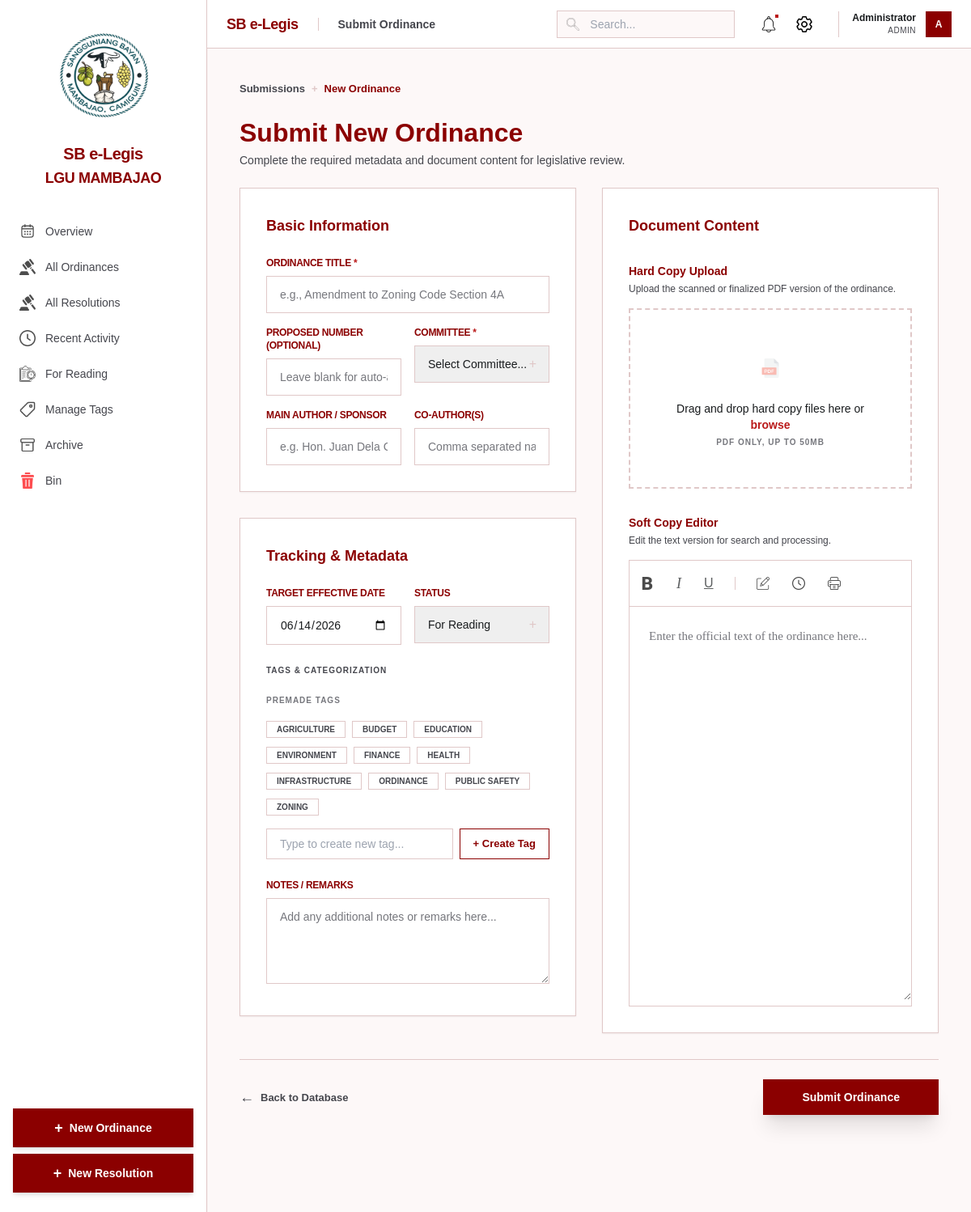
The app's page /submit.php (signed in) with its own data.
### tables this page shows
CREATE TABLE IF NOT EXISTS tags (
    id INT AUTO_INCREMENT PRIMARY KEY,
    name VARCHAR(50) NOT NULL UNIQUE,
    color_theme VARCHAR(20) DEFAULT 'tc-blue',
    description VARCHAR(255)
);

### submit.php (the view, shortened to what this page needs)
<?php
require_once 'includes/db.php';
$is_edit = isset($_GET['id']);
$ord_id = $is_edit ? (int)$_GET['id'] : null;
$ord_data = null;
$all_tags = $pdo->query("SELECT * FROM tags ORDER BY name")->fetchAll();
include 'includes/header.php';
?>
<div class="space-y-6 max-w-[1440px] mx-auto pb-20">
    <div class="flex items-center gap-2 text-[13px] font-bold text-on-surface-variant">
        <a href="database" class="hover:text-navy transition-colors">Submissions</a>
        <span class="text-outline-variant">+</span>
        <span class="text-navy">New Ordinance</span>
    </div>
    <div>
        <h1 class="text-[32px] font-bold text-navy leading-tight">Submit New Ordinance</h1>
        <p class="text-sm text-on-surface-variant mt-1">Complete the required metadata and document content for legislative review.</p>
    </div>
    <form action="submit.php<?php echo $is_edit ? '?id='.$ord_id : ''; ?>" method="POST" enctype="multipart/form-data" class="grid grid-cols-1 lg:grid-cols-2 gap-8 items-start">
        <div class="space-y-8">
            <div class="bg-white rounded-lg border border-outline-variant shadow-sm p-8 space-y-6">
                <h3 class="text-lg font-bold text-navy">Basic Information</h3>
                <div class="space-y-4">
                    <div>
                        <label class="block text-xs font-bold text-navy mb-2 uppercase tracking-tight">Ordinance Title <span class="text-error">*</span></label>
                        <input type="text" name="title" required value="<?php echo $is_edit ? htmlspecialchars($ord_data['title']) : ''; ?>"
                               class="w-full px-4 py-3 bg-surface-container-lowest border border-outline-variant rounded focus:outline-none focus:border-navy text-sm placeholder:text-outline"
                               placeholder="e.g., Amendment to Zoning Code Section 4A">
                    </div>
                    <div class="grid grid-cols-2 gap-4">
                        <div>
                            <label class="block text-xs font-bold text-navy mb-2 uppercase tracking-tight">Proposed Number (Optional)</label>
                            <input type="text" name="ord_number" value="<?php echo $is_edit ? htmlspecialchars($ord_data['ordinance_number']) : ''; ?>"
                                   class="w-full px-4 py-3 bg-surface-container-lowest border border-outline-variant rounded focus:outline-none focus:border-navy text-sm placeholder:text-outline"
                                   placeholder="Leave blank for auto-assignment">
                        </div>
                        <div>
                            <label class="block text-xs font-bold text-navy mb-2 uppercase tracking-tight">Committee <span class="text-error">*</span></label>
                            <div class="relative">
                                <select name="department" required class="w-full px-4 py-3 bg-surface-container-lowest border border-outline-variant rounded focus:outline-none focus:border-navy text-sm appearance-none">
                                    <option value="" disabled <?php echo !$is_edit ? 'selected' : ''; ?>>Select Committee...</option>
                                </select>
                                <span class="absolute right-4 top-1/2 -translate-y-1/2 text-outline-variant">+</span>
                            </div>
                        </div>
                    </div>
                    <div class="grid grid-cols-2 gap-4">
                        <div>
                            <label class="block text-xs font-bold text-navy mb-2 uppercase tracking-tight">Main Author / Sponsor</label>
                            <input type="text" name="sponsor" value="<?php echo $is_edit ? htmlspecialchars($ord_data['main_author']) : ''; ?>"
                                   class="w-full px-4 py-3 bg-surface-container-lowest border border-outline-variant rounded focus:outline-none focus:border-navy text-sm placeholder:text-outline"
                                   placeholder="e.g. Hon. Juan Dela Cruz">
                        </div>
                        <div>
                            <label class="block text-xs font-bold text-navy mb-2 uppercase tracking-tight">Co-Author(S)</label>
                            <input type="text" name="co_authors" value="<?php echo $is_edit ? htmlspecialchars($ord_data['co_authors'] ?? '') : ''; ?>"
                                   class="w-full px-4 py-3 bg-surface-container-lowest border border-outline-variant rounded focus:outline-none focus:border-navy text-sm placeholder:text-outline"
                                   placeholder="Comma separated names">
                        </div>
                    </div>
                </div>
            </div>
            <div class="bg-white rounded-lg border border-outline-variant shadow-sm p-8 space-y-6">
                <h3 class="text-lg font-bold text-navy">Tracking & Metadata</h3>
                <div class="space-y-6">
                    <div class="grid grid-cols-2 gap-4">
                        <div>
                            <label class="block text-xs font-bold text-navy mb-2 uppercase tracking-tight">Target Effective Date</label>
                            <div class="relative">
                                <input type="date" name="date_enacted" required value="<?php echo $is_edit ? $ord_data['date_enacted'] : date('Y-m-d'); ?>"
                                       class="w-full px-4 py-3 bg-surface-container-lowest border border-outline-variant rounded focus:outline-none focus:border-navy text-sm">
                            </div>
                        </div>
                        <div>
                            <label class="block text-xs font-bold text-navy mb-2 uppercase tracking-tight">Status</label>
                            <div class="relative">
                                <select name="status" class="w-full px-4 py-3 bg-surface-container-lowest border border-outline-variant rounded focus:outline-none focus:border-navy text-sm appearance-none">
                                    <option value="for_reading" <?php echo (!$is_edit || in_array($ord_data['status'], ['under_review','for_reading'])) ? 'selected' : ''; ?>>For Reading</option>
                                </select>
                                <span class="absolute right-4 top-1/2 -translate-y-1/2 text-outline-variant">+</span>
                            </div>
                        </div>
                    </div>
                    <div class="space-y-4">
                        <label class="block text-[10px] font-bold text-on-surface-variant uppercase tracking-widest">Tags & Categorization</label>
                        <div class="space-y-3">
                            <span class="text-[10px] font-bold text-outline uppercase tracking-widest">Premade Tags</span>
                            <div class="flex flex-wrap gap-2">
                                <?php foreach ($all_tags as $tag):
                                ?>
                                    <label class="cursor-pointer group">
                                        <span class="px-3 py-1 rounded text-[10px] font-bold border transition-all
                                                   peer-checked:bg-navy peer-checked:text-white peer-checked:border-navy
                                                   bg-white text-on-surface-variant border-outline-variant group-hover:border-navy uppercase">
                                            <?php echo htmlspecialchars($tag['name']); ?>
                                        </span>
                                    </label>
                                <?php endforeach; ?>
                            </div>
                        </div>
                        <div class="flex gap-2">
                            <input type="text" placeholder="Type to create new tag..." class="flex-1 px-4 py-2 bg-surface-container-lowest border border-outline-variant rounded text-sm">
                            <button type="button" class="px-4 py-2 border border-navy text-navy font-bold text-[13px] rounded hover:bg-surface-container transition-all">+ Create Tag</button>
                        </div>
                    </div>
                    <div>
                        <label class="block text-xs font-bold text-navy mb-2 uppercase tracking-tight">Notes / Remarks</label>
                        <textarea name="notes" rows="4"
                                  class="w-full px-4 py-3 bg-surface-container-lowest border border-outline-variant rounded focus:outline-none focus:border-navy text-sm placeholder:text-outline"
                                  placeholder="Add any additional notes or remarks here..."><?php echo $is_edit ? htmlspecialchars($ord_data['notes']) : ''; ?></textarea>
                    </div>
                </div>
            </div>
        </div>
        <div class="bg-white rounded-lg border border-outline-variant shadow-sm p-8 space-y-8">
            <h3 class="text-lg font-bold text-navy">Document Content</h3>
            <div class="space-y-4">
                <div class="space-y-1">
                    <label class="block text-sm font-bold text-navy">Hard Copy Upload</label>
                    <p class="text-xs text-on-surface-variant">Upload the scanned or finalized PDF version of the ordinance.</p>
                </div>
                <div id="pdf-drop-zone" class="relative border-2 border-dashed border-outline-variant rounded-lg p-12 bg-surface-container-lowest flex flex-col items-center justify-center text-center group hover:border-navy transition-all">
                    <div class="w-12 h-12 bg-surface-container rounded-lg flex items-center justify-center mb-4" id="pdf-icon-wrap">
                        <img src="assets/icons/pdf.png" class="w-6 h-6 opacity-40" alt="PDF" id="pdf-icon">
                    </div>
                    <div class="space-y-1" id="pdf-prompt">
                        <p class="text-sm font-medium text-on-surface">
                            Drag and drop hard copy files here or <span class="text-error font-bold hover:underline cursor-pointer">browse</span>
                        </p>
                        <p class="text-[10px] text-outline font-bold uppercase tracking-widest">PDF ONLY, UP TO 50MB</p>
                    </div>
                </div>
            </div>
            <div class="space-y-4">
                <div class="space-y-1">
                    <label class="block text-sm font-bold text-navy">Soft Copy Editor</label>
                    <p class="text-xs text-on-surface-variant">Edit the text version for search and processing.</p>
                </div>
                <div class="border border-outline-variant rounded overflow-hidden">
                    <div class="bg-surface-container-lowest border-b border-outline-variant p-2 flex items-center gap-4">
                        <button type="button" class="p-1.5 hover:bg-surface-container rounded"><img src="assets/icons/bold.png" class="w-4 h-4 opacity-70"></button>
                        <button type="button" class="p-1.5 hover:bg-surface-container rounded italic font-serif text-lg opacity-70">I</button>
                        <button type="button" class="p-1.5 hover:bg-surface-container rounded underline opacity-70">U</button>
                        <button type="button" class="p-1.5 hover:bg-surface-container rounded opacity-70"><img src="assets/icons/edit.png" class="w-4 h-4"></button>
                        <button type="button" class="p-1.5 hover:bg-surface-container rounded opacity-70"><img src="assets/icons/clock.png" class="w-4 h-4"></button>
                        <button type="button" class="p-1.5 hover:bg-surface-container rounded opacity-70"><img src="assets/icons/printer.png" class="w-4 h-4"></button>
                    </div>
                    <textarea name="soft_copy" rows="18"
                              class="w-full px-6 py-6 focus:outline-none text-[15px] font-doc leading-relaxed placeholder:text-outline"
                              placeholder="Enter the official text of the ordinance here..."><?php echo $is_edit ? htmlspecialchars($ord_data['soft_copy']) : ''; ?></textarea>
                </div>
            </div>
        </div>
        <div class="lg:col-span-2 flex items-center justify-between pt-6 border-t border-outline-variant">
            <div class="flex items-center gap-2">
                <a href="database.php" class="flex items-center gap-2 text-[13px] font-bold text-on-surface-variant hover:text-navy transition-all">
                    <span class="text-lg">←</span>
                    Back to Database
                </a>
            </div>
            <button type="submit" class="px-12 py-3 bg-navy text-white rounded font-bold text-sm hover:opacity-95 transition-all shadow-xl">
                Submit Ordinance
            </button>
        </div>
    </form>
</div>

### records on screen
tags: name "AGRICULTURE"
tags: name "BUDGET"
tags: name "EDUCATION"
tags: name "ENVIRONMENT"
tags: name "FINANCE"
tags: name "HEALTH"
tags: name "INFRASTRUCTURE"
tags: name "ORDINANCE"
tags: name "PUBLIC SAFETY"
tags: name "ZONING"

### other values on screen
$item['label'] "Overview"
$item['label'] "All Ordinances"
$item['label'] "All Resolutions"
$item['label'] "Recent Activity"
$item['label'] "For Reading"
$item['label'] "Manage Tags"
$item['label'] "Archive"
$item['label'] "Bin"
$page_title "Submit Ordinance"
$_SESSION['full_name'] "Administrator"
$_SESSION['role'] "ADMIN"
substr($initials, 0, 2) "A"
